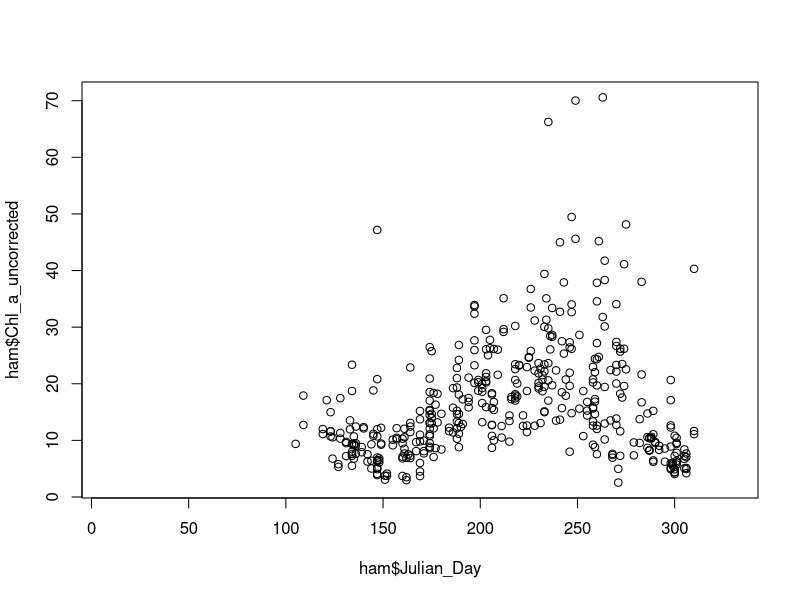
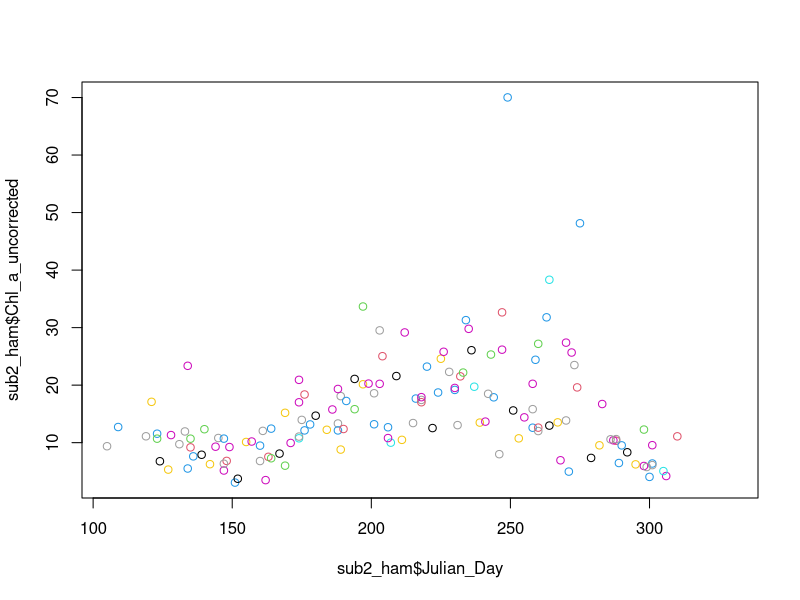
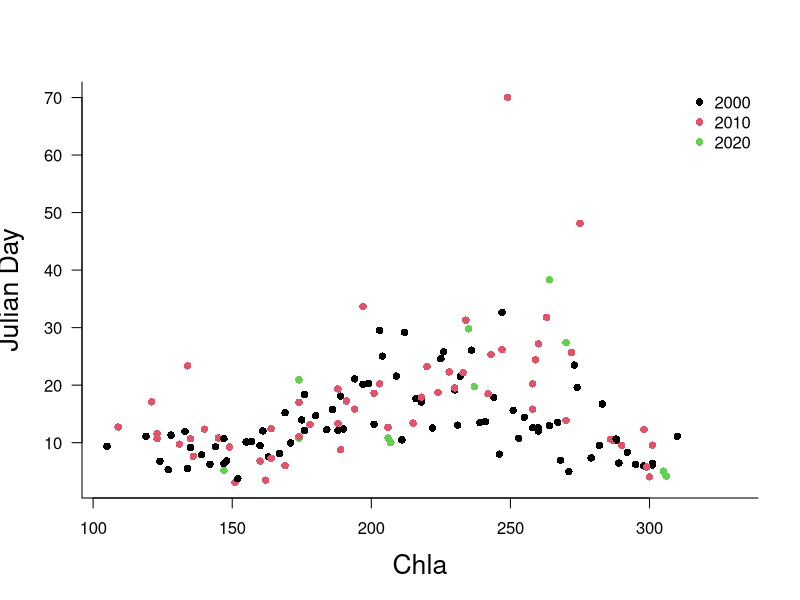
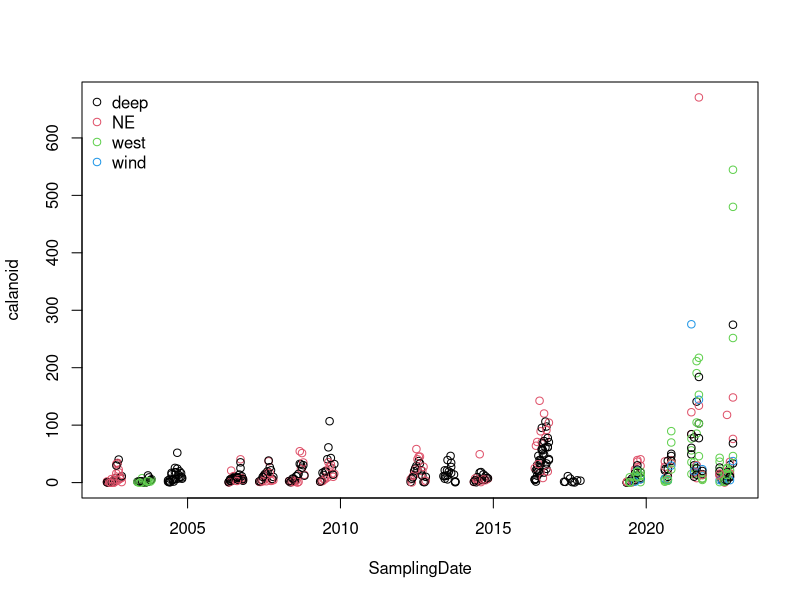
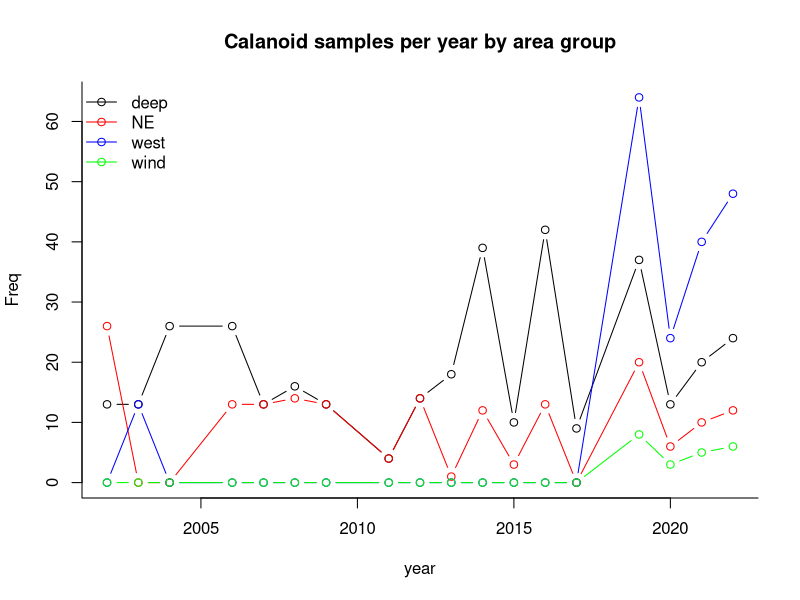
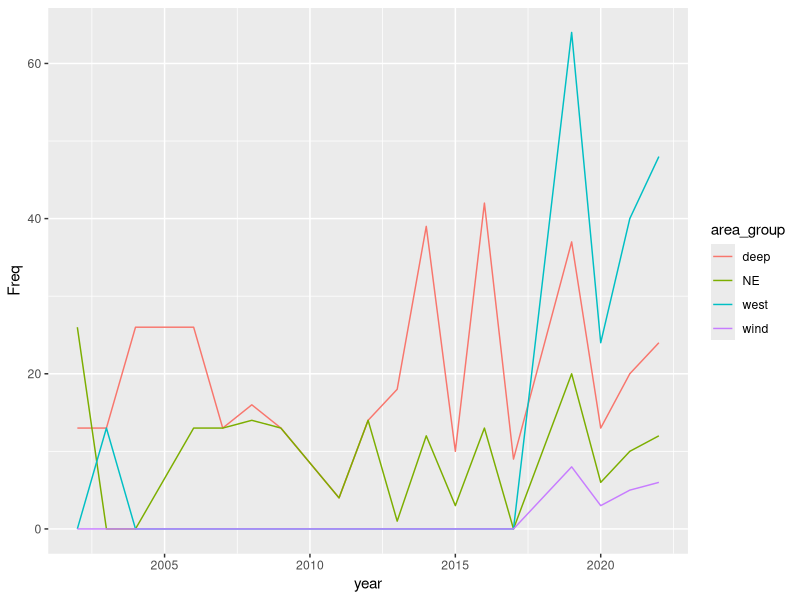
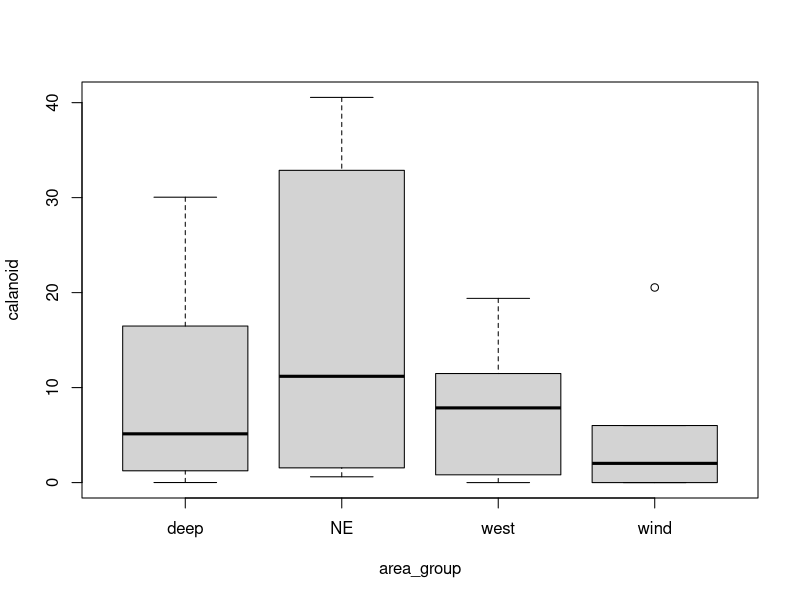

Here is the R script that generated these plots, in order:
## ---- chunk 1
# load the library
library(readxl)

# import the xlsx file
ham <- read_excel("ind dates flat all parameters Hamilton only FOR Kim.xlsx")
## ---- chunk 2
#View(ham)

# Look at the first 5 column names of the dataframe ham
colnames(ham[,1:5])

# Looks at the last 5 rows
tail(ham, n=5)

# get a summary regarding the first 5 columns
str(ham, list.len=5)
## ---- chunk 3
# access a subsection of a dataframe (first 5 rows, and first 3 columns)
ham[1:5,1:3]
## ---- chunk 4
#select by column and print the first 6 rows
head(ham$Station_Acronym)

#create a new variable that saves same data converted to factor

fac_Station_Acronym=as.factor(ham$Station_Acronym)

# see the levels of the new factor variable
levels(fac_Station_Acronym)

## ---- chunk 5
# save a subsection of a dataframe
ham_sub=ham[1:5,c(1:3, 9:10)]
ham_sub
## ---- chunk 6
# save a subsection of a dataframe
ham_sub=ham_sub[order(ham_sub$area_group,ham_sub$year),]
ham_sub
## ---- chunk 7
# create a logical vector using a conditional, and look at the first 6 items
head(ham$Station_Acronym=="HH6")


# by condition... using head() to show the first 6 items
head(ham$calanoid[ham$Station_Acronym=="HH6"])
## ---- chunk 8
ham$calanoid[ham$Station_Acronym=="HH6" & ham$year==2016]
## ---- chunk 9
cal_HH6_2016=ham$calanoid[ham$Station_Acronym=="HH6" & ham$year==2016]
jul_cal_HH6_2016=ham$Julian_Day[ham$Station_Acronym=="HH6" & ham$year==2016]

## ---- chunk 10
sub_ham=data.frame(calanoid=cal_HH6_2016,julian= jul_cal_HH6_2016)
knitr::kable(sub_ham, caption="Calanoid data for 2016 at station HH6")
## ---- chunk 11
ham$calanoid[ham$Station_Acronym=="HH6" & ham$year==2014]
## ---- chunk 12
sub1=ham$calanoid[ham$Station_Acronym=="HH6" & ham$year==2014]
mean(sub1)
sd(sub1)
## ---- chunk 13
knitr::kable(table(ham$Station_Acronym), col.names = c("Station Name", "No. of samples"))
## ---- chunk 14
summary(ham$Chl_a_uncorrected[ham$Station_Acronym=="HH258"])
## ---- chunk 15
plot(y=ham$Chl_a_uncorrected, x=ham$Julian_Day)
## ---- chunk 16
sub2_ham=ham[ham$Station_Acronym=="HH258",]
plot(y=sub2_ham$Chl_a_uncorrected, x=sub2_ham$Julian_Day, col=sub2_ham$year)
## ---- chunk 17

sub2_ham$decade <- cut(sub2_ham$year, breaks=c(2000,2010,2020,2030), labels=c(2000, 2010, 2020))

plot(y=sub2_ham$Chl_a_uncorrected, x=sub2_ham$Julian_Day, col=sub2_ham$decade, pch=16,
xlab="Chla", ylab="Julian Day", 
bty="l", cex.lab=1.6, las=1
     )
legend("topright", legend=levels(sub2_ham$decade), pch=16, col=1:3, bty="n")
## ---- chunk 18
ham$area_group=as.factor(ham$area_group)
plot(calanoid~SamplingDate, data=ham, col=area_group)
legend("topleft", legend=levels(ham$area_group), bty="n",
       pch=1,col=c(1:length(levels(ham$area_group))))
## ---- chunk 19
samps=as.data.frame(table(ham[,c("year","area_group")]))
samps$year=as.numeric(as.character(samps$year))
plot(Freq~year,data=samps[samps$area_group=="deep",], bty="L",
     xlim=c(min(samps$year), max(samps$year)),
     ylim=c(min(samps$Freq), max(samps$Freq)),
     col="black", type="b", main="Calanoid samples per year by area group")
lines(Freq~year,data=samps[samps$area_group=="NE",],
      col="red", type="b")
lines(Freq~year,data=samps[samps$area_group=="west",],
      col="blue", type="b")
lines(Freq~year,data=samps[samps$area_group=="wind",],
      col="green", type="b")

legend("topleft", legend=levels(ham$area_group), lty=1,bty="n",
       pch=1,col=c("black", "red", "blue", "green"))
## ---- chunk 20
# similar plot using ggplot
library(ggplot2)
ggplot(samps, aes(x = year, y = Freq, 
    group = area_group, colour = area_group)) + geom_line()

## ---- chunk 21
year_sub=ham[(ham$year==2019),]
              
t.test(calanoid~area_group, 
   data=year_sub[(year_sub$area_group=="deep"| year_sub$area_group=="NE"),])

boxplot(calanoid~area_group, data=year_sub)
